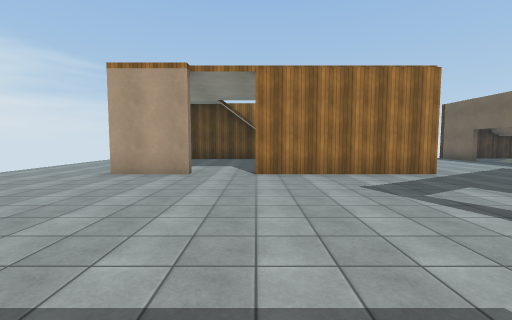
view 1 (above)

17 first-person views from a walk through a scene from a Unity 3-D project. The camera is 1.5 m above the floor, tilts 4° down and sees 90° across. The floor is counted in squares, 2 m on a side. Each view is taken from the middle of a square. On the plan, view 1 faces up. The plan holds only what a view shows up to about 9 squares ahead; the rest is blank. The place goes on beyond the plan. Some animated figures are not drawn. Surface patterns are stand-ins for the level's own textures.

view 2
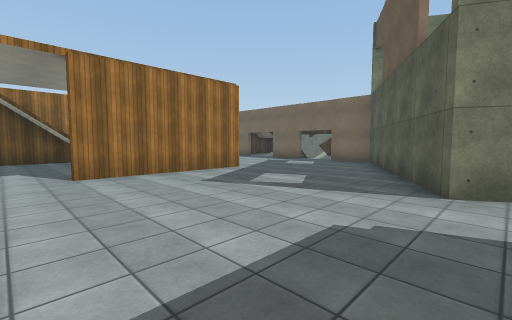

view 3
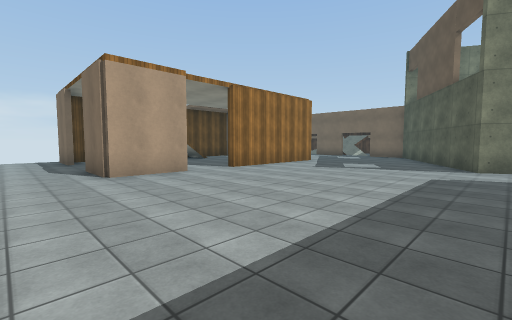

view 4
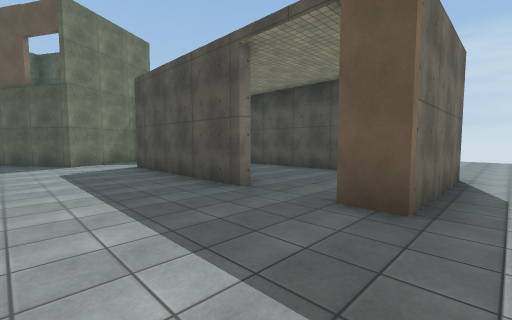

view 5
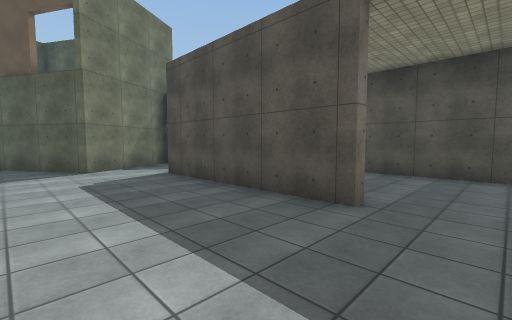

view 6
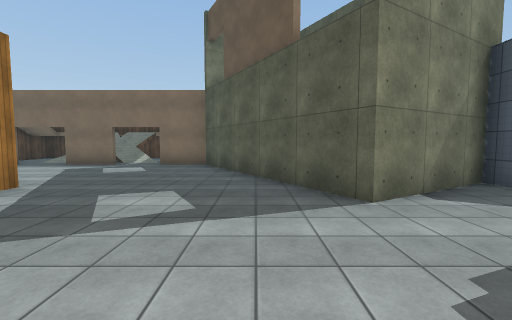

view 7
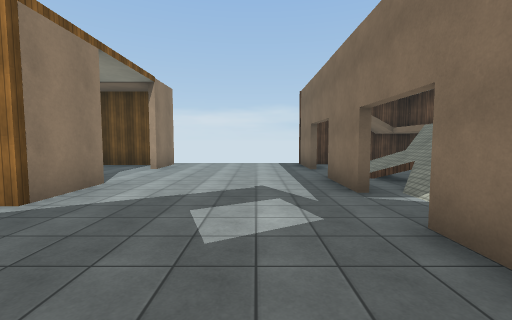

view 8
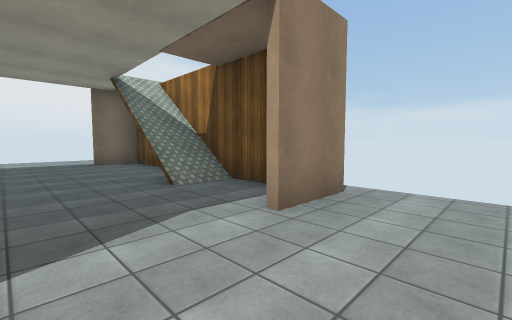

view 9
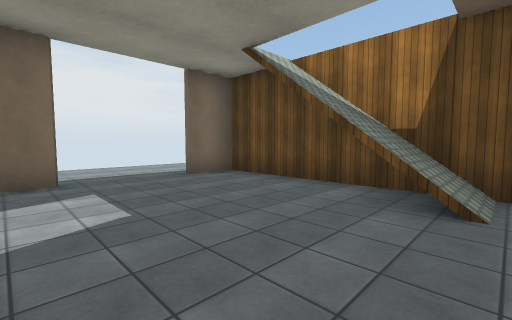

view 10
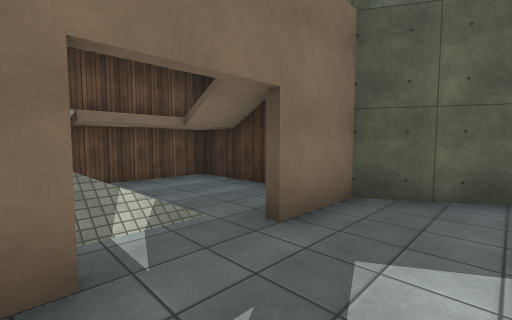

view 11
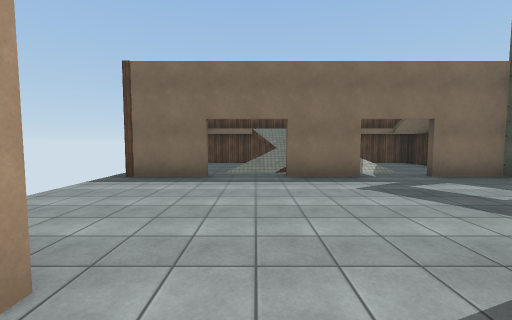

view 12
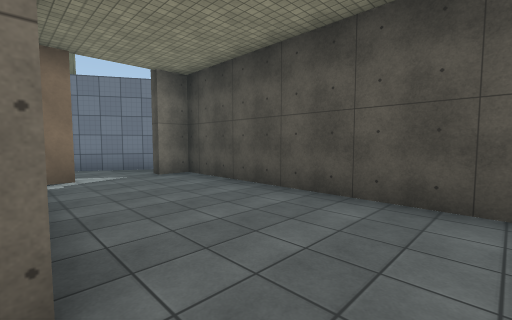

view 13
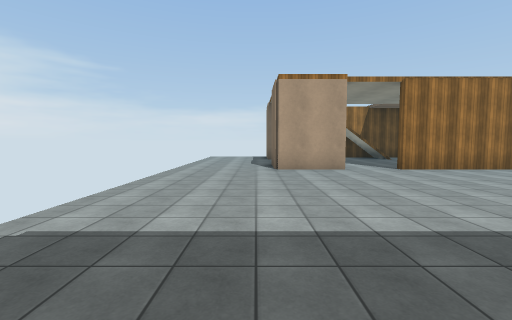

view 14
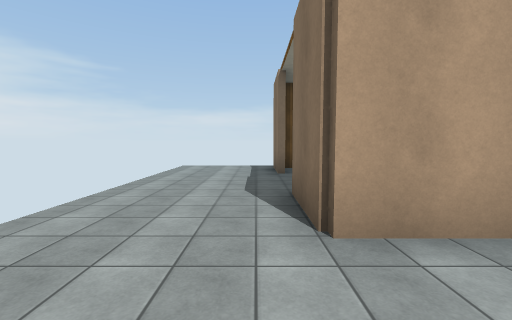

view 15
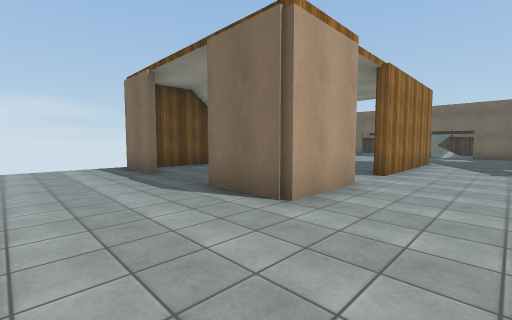

view 16
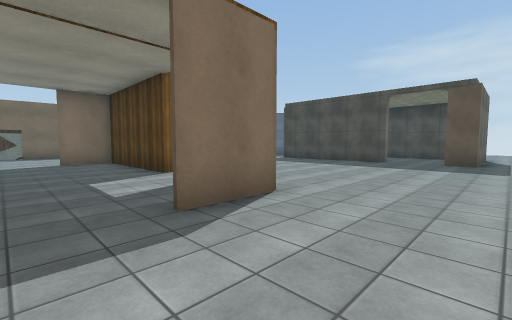

view 17
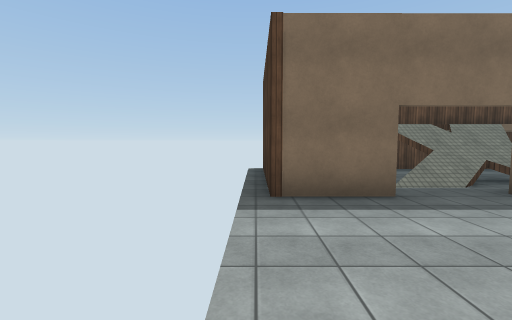

### Floor plan
Points are (right, up) in squares from view 1. A wall is a line through its corners. A room is listed if a view was taken in it or the views show most of it. See-through windows are left out.
Room 1 (views 1, 2, 3, 4, 5, 6, 7, 8, 9, 10, 11, 14, 15, 16, 17)
walls: (-0.1, 6.2) (4, 6.2) (4, 7.8); (-1.5, 5.9) (-3.5, 5.9) (-3.5, 7.8); (4.2, 7.8) (4.2, 5.9) (-0.1, 5.9); (-3.3, 7.8) (-3.3, 6.9); (3.6, -0.3) (3.1, 0.5) (8.5, 3.7) (8.5, 5.2); (-3.5, 10) (-3.5, 11.8); (3.6, 11.4) (-3.3, 11.4) (-3.3, 10.1); (-2.8, -0.9) (1.9, -0.9); (4.2, 11.8) (4.2, 10); (8.5, 6.6) (8.5, 8.4); (8.5, 10) (8.5, 11.8); (-5.3, -4.4) (-5.3, -0.9) (-4.5, -0.9)
low walls: (9.6, 7.3) (9.9, 7.6) (9.3, 8.3)
ways out: opening at (-3.5, -1) to room 2; opening at (3, -1) to room 2; opening at (-6, -4)
Room 2 (views 12, 13)
walls: (1.7, -2) (1.7, -1.5); (1.7, -3.6) (2.1, -3.6); (2.9, -4.1) (4, -2.2) (4.7, -2.2) (3.6, -0.3); (-4.1, -4.3) (1.7, -4.3)
ways out: opening at (-3.5, -1) to room 1; opening at (3, -1) to room 1
Room 3 (no view inside)
walls: (10.1, 3.6) (12.1, 3.6) (12.1, 8.1)

Positions as (right, up) in squares from view 1, and headings:
1: (0, 0), facing up
2: (-1, 0), facing up-right
3: (-5, 0), facing up-right
4: (-6, 2), facing down-right
5: (-4, 2), facing down-right
6: (0, 2), facing right
7: (7, 3), facing up
8: (6, 8), facing up-left
9: (2, 7), facing up-left
10: (7, 7), facing down-right
11: (3, 9), facing right
12: (-4, -1), facing down-right
13: (-4, -1), facing up
14: (-4, 4), facing up
15: (-6, 4), facing up-right
16: (-6, 9), facing down-right
17: (5, 12), facing right
